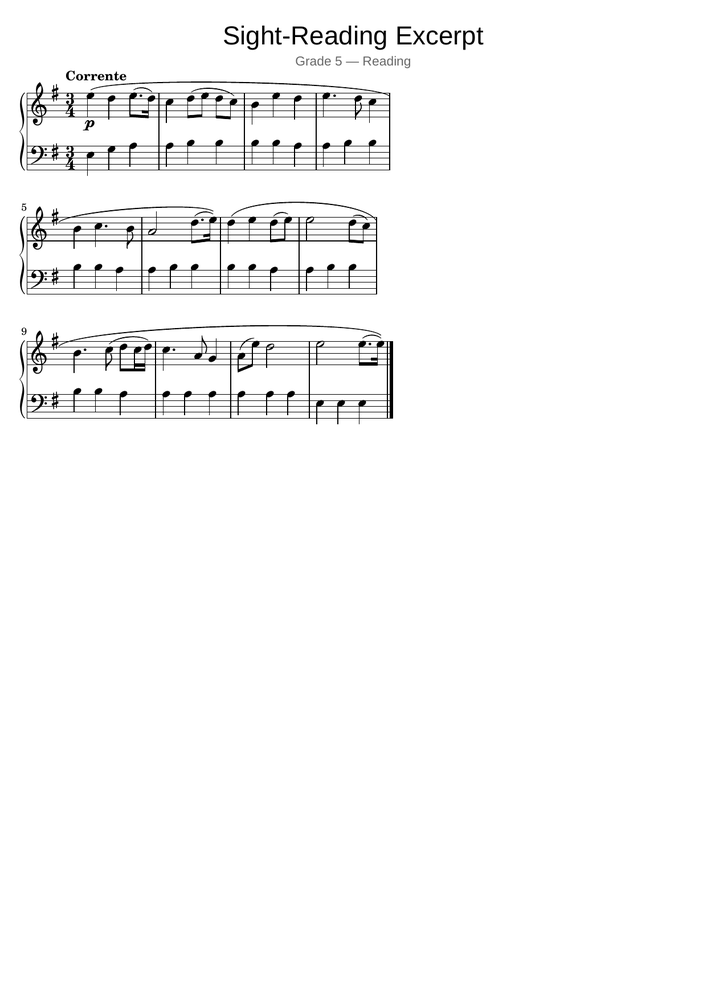
#> input picture sightreading-generator/_to_delete/corrente_sample_do_not_need.png, 707 x 999 px, shrunk from 1241 x 1754 before the run
$ python composePreview.py ../_to_delete/corrente_sample_do_not_need.png ../_to_delete/corrente_sample_do_not_need.png ../_to_delete/corrente_sample_do_not_need.png
#> lines starting #> are read from the running program, lines starting #| are printed output that depends on the picture
#!/usr/bin/env python3
# ---------------------------------------------------------------------------
# Stacks a title/subtitle image on top of a score image, each independently
# horizontally centered on a shared canvas, and writes the result as a flat
# white-background PNG.
#
# Why this exists (2026-08-27): LilyPond's own header centers "title"/
# "subtitle" over the PAPER's line-width, not over the actual width of a
# short excerpt's music system -- for a 2-4 bar Preliminary piece the
# system is often much narrower than the title text, so cropping the whole
# page tightly around all the ink (title + system together) left the title
# looking off-center relative to the staff underneath it. Rendering the
# header and the score as two SEPARATE cropped images and centering each
# one independently on a common canvas guarantees true left-right symmetry
# regardless of how wide either piece is.
# ---------------------------------------------------------------------------

import sys
from PIL import Image

def main():
    if len(sys.argv) != 4:
        print('usage: composePreview.py <header.png> <score.png> <out.png>', file=sys.stderr)
        sys.exit(1)

    header_path, score_path, out_path = sys.argv[1], sys.argv[2], sys.argv[3]

    header = Image.open(header_path).convert('RGBA')
    score = Image.open(score_path).convert('RGBA')

    PAD_X = 40
    PAD_TOP = 30
    PAD_BOTTOM = 30
    GAP = 24

    width = max(header.width, score.width) + PAD_X * 2
#> width = 787
    height = PAD_TOP + header.height + GAP + score.height + PAD_BOTTOM
#> height = 2082

    canvas = Image.new('RGBA', (width, height), (255, 255, 255, 255))
#> canvas: PIL image 787x2082 RGBA; every value is 255

    header_x = (width - header.width) // 2
#> header_x = 40
    score_x = (width - score.width) // 2
#> score_x = 40

    canvas.alpha_composite(header, (header_x, PAD_TOP))
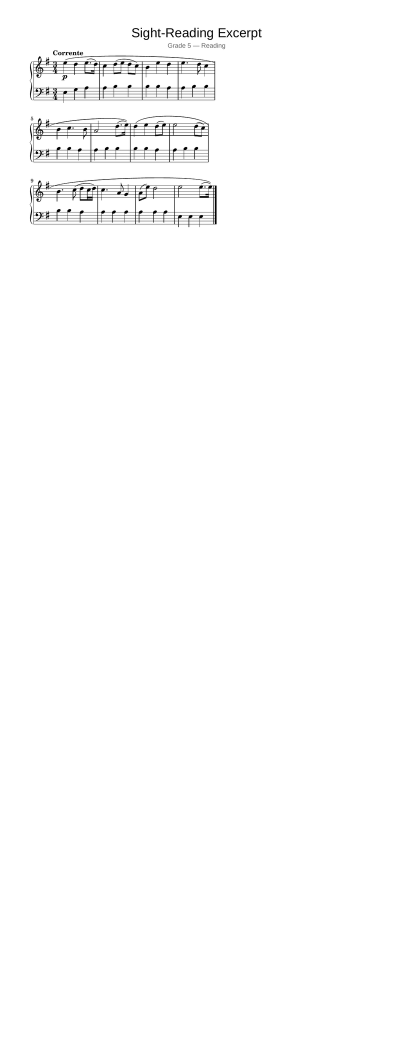
#> canvas: PIL image 787x2082 RGBA (shown at 1/2 size); mean R, G, B, A 252.2, 252.2, 252.2, 255
    canvas.alpha_composite(score, (score_x, PAD_TOP + header.height + GAP))
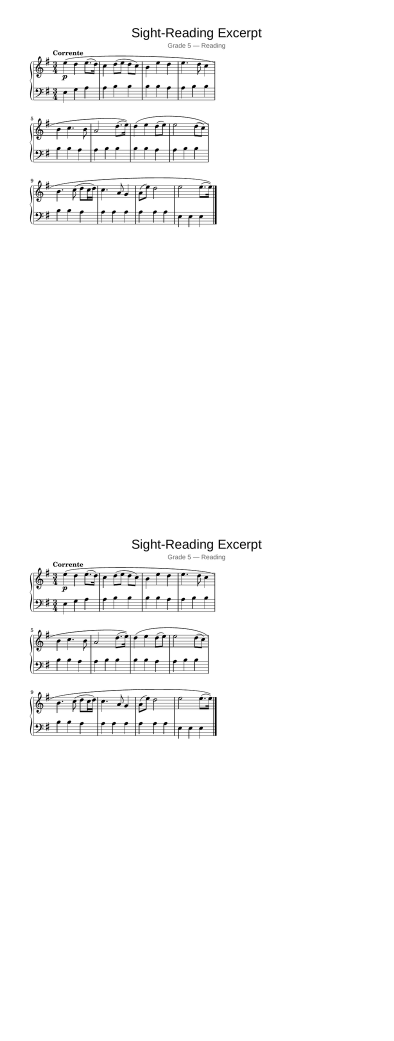
#> canvas: PIL image 787x2082 RGBA (shown at 1/2 size); mean R, G, B, A 249.4, 249.4, 249.4, 255

    canvas.convert('RGB').save(out_path)

if __name__ == '__main__':
    main()
